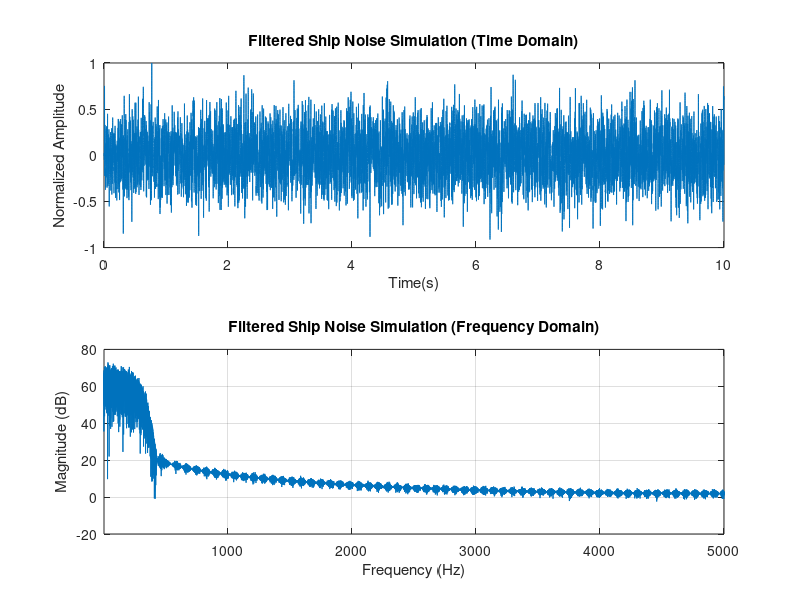

Write MATLAB code to recreate this figure.
% 输入参数
V = input('请输入舰船的航速：');      % 舰船的实际航速
V_max = input('请输入最高航速：');    % 舰船的最高航速，单位/节
DT = input('请输入排水量：');         % 舰船的排水量，单位/吨

SLs = 122 + 50*log(V/10) + 15*log(DT);   % 100Hz以上声级的经验公式,单位/dB

% 计算谱峰频率 f0
if V >= 10
    f0 = 300 - 200 * (V - 10) / 30;  % For V >= 10 knots
else
    f0 = 300;  % For V < 10 knots
end

SLf0 = SLs + 20 - 20*log(f0);            % 谱峰处声压谱级

% 设定频谱斜率
K1 = 1;                            % 低于谱峰频率上升斜率
K2 = -20;                           % 高于谱峰频率下降的斜率

% 计算频率点和对应的声压谱级
fk = 2.^(1:log2(f0));  % [1, f0) 区间的倍频程采样
fl = 2.^(log2(f0):log2(5000));  % [f0, fs/2] 区间的倍频程采样
f = [fk, f0, fl];  % 合并频率点

% 对应的幅度值
SLk = SLs + K1 * log(f0 ./ fk);  % 低频段的幅度值
SLl = SLf0 + K2 * log(fl ./ f0); % 高频段的幅度值
m = [SLk, SLf0, SLl/20];  % 对应的幅度值

% 确保频率点和幅度数组长度一致
if length(f) ~= length(m)
    error('频率点和幅度值的数量不一致，请检查频率和幅度计算方法');
end

% 归一化频率和幅度
f_max = max(f);  % 获取最大频率
f_prime = f / f_max;  % 归一化频率
m_prime = 10.^(m / 20); % 归一化幅度（幅度转换为比例）

% 第一个频率必须是 0，最后一个频率必须是 1
f_prime = [0, f_prime];  % 添加频率0
m_prime = [m_prime(1), m_prime];  % 对应幅度，确保幅度与频率对齐

% 设计 FIR 滤波器
n = 128;  % 滤波器的阶数
b = fir2(n, f_prime, m_prime);  % 使用fir2函数设计滤波器

% 使用 Box-Muller 生成高斯白噪声
N = 100000;  % 生成高斯白噪声的长度
x = zeros(1, N);  % 初始化白噪声序列
for i = 1:2:N-1
    U1 = rand();  % 生成均匀分布的随机数 U1
    U2 = rand();  % 生成均匀分布的随机数 U2
    Z1 = sqrt(-2 * log(U1)) * cos(2 * pi * U2);  % Box-Muller 转换
    Z2 = sqrt(-2 * log(U1)) * sin(2 * pi * U2);  % Box-Muller 转换
    x(i) = Z1;  % 将 Z1 存入噪声序列
    if i + 1 <= N
        x(i+1) = Z2;  % 将 Z2 存入噪声序列
    end
end

% 使用滤波器进行滤波
fs = 10000;  % 采样频率
gx = filter(b, 1, x);  % 应用 FIR 滤波器
gx_normalized_minus1_1 = gx / max(abs(gx));  % 归一化

% 获取信号长度并生成时间向量
t = (0:N-1) / fs;  % 时间向量

% 绘制时域图
figure;
subplot(2, 1, 1);  % 使用子图分两个画面
plot(t, gx_normalized_minus1_1);
title('Filtered Ship Noise Simulation (Time Domain)');
xlabel('Time(s)');
ylabel('Normalized Amplitude');

% FFT计算
f_fft = linspace(0, fs / 2, N / 2);  % 频率向量（单位：Hz）
Gx_fft = abs(fft(gx));  % 计算FFT并取绝对值
Gx_fft = Gx_fft(1:N/2);  % 只取前半部分
Gx = 20*log10(Gx_fft) - 100;

% 绘制频域图
subplot(2, 1, 2);
plot(f_fft, Gx);  % 使用对数坐标轴绘制频域图
title('Filtered Ship Noise Simulation (Frequency Domain)');
xlabel('Frequency (Hz)');
ylabel('Magnitude (dB)');
xlim([1, 5000]);  % 设置x轴的频率范围

% 显示图形
grid on;